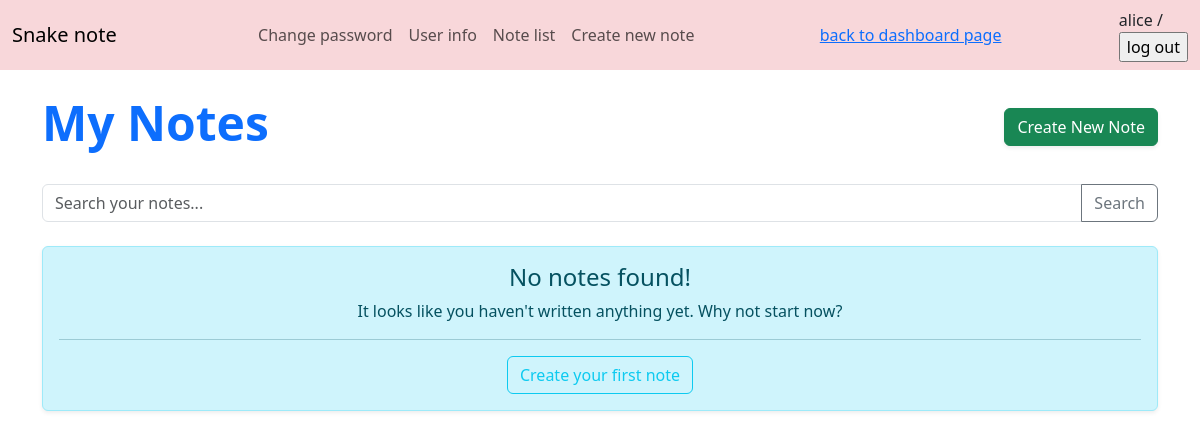
The app's page /notes/ (signed in), older data.
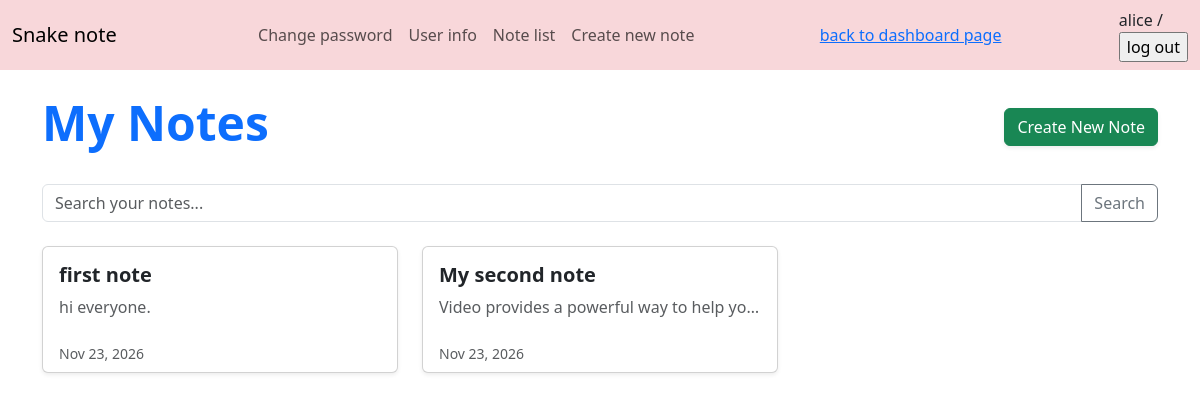
The same page, newer data.
### notes/models.py (models this page shows, shortened)
class Note(models.Model):
    owner = models.ForeignKey(
        settings.AUTH_USER_MODEL,
        on_delete=models.CASCADE,
        related_name='notes'
    )
    title = models.CharField(max_length=100)
    slug = models.SlugField(max_length=120)
    body = models.TextField(verbose_name='content')
    created_at = models.DateTimeField(auto_now_add=True)
    updated_at = models.DateTimeField(auto_now=True)
    category = models.ForeignKey(
        'Category',
        on_delete=models.PROTECT,
        related_name='notes')
    note_manager = NoteManager()
    class Meta:
        constraints = [
            models.UniqueConstraint(
                fields=['owner', 'slug'],
                name='unique_note_slug_per_owner')
        ]
    def get_absolute_url(self):
        return reverse('notes:note_detail', kwargs={'slug': self.slug})

### notes/views.py (the view)
# urls.py: path('', views.NoteListView.as_view(), name='note_list'),
class NoteListView(LoginRequiredMixin, ListView):
    model = Note
    context_object_name = 'notes'
    template_name = 'notes/list_notes.html'
    paginate_by = 2
    def get_queryset(self):
        return self.model.note_manager.for_user(self.request.user)

### notes/models.py (called while the page is built)
    def for_user(self, user):
        return self.filter(owner=user)

### notes/templates/notes/list_notes.html (shortened to what this page needs)
{% extends "accounts/dashboard.html" %}
{% block content %}
<div class="container mt-4">
    <div class="d-flex justify-content-between align-items-center mb-4">
        <h1 class="display-5 fw-bold text-primary">My Notes</h1>
        <a href="{% url 'notes:note_create' %}" class="btn btn-success shadow-sm">
             Create New Note
        </a>
    </div>
    <form method="GET" action="" class="mb-4">
        <div class="input-group">
            <input type="text" name="q" class="form-control" placeholder="Search your notes..." aria-label="Search">
            <button class="btn btn-outline-secondary" type="submit">Search</button>
        </div>
    </form>
    <div class="row">
        {% if notes %}
            {% for note in notes %}
                <div class="col-md-6 col-lg-4 mb-4">
                    <div class="card h-100 shadow-sm hover-shadow">
                        <div class="card-body">
                            <h5 class="card-title fw-bold text-dark">
                                <a href="{{ note.get_absolute_url }}" class="text-decoration-none text-dark">
                                    {{ note.title }}
                                </a>
                            </h5>
                            <p class="card-text text-muted text-truncate" style="max-height: 3rem;">
                                {{ note.body|striptags|truncatechars:100 }}
                            </p>
                        </div>
                        <div class="card-footer bg-transparent border-top-0 text-muted small">
                            {{ note.created_at|date:"M d, Y" }}
                        </div>
                    </div>
                </div>
            {% endfor %}
        {% else %}
            <div class="col-12">
                <div class="alert alert-info text-center shadow-sm" role="alert">
                    <h4 class="alert-heading">No notes found!</h4>
                    <p>It looks like you haven't written anything yet. Why not start now?</p>
                    <hr>
                    <a href="{% url 'notes:note_create' %}" class="btn btn-outline-info">Create your first note</a>
                </div>
            </div>
        {% endif %}
    </div>
</div>
{% endblock %}

### accounts/templates/accounts/dashboard.html (shortened to what this page needs)
{% load static %}
<!DOCTYPE html>
<html lang="en">
<head>
    <link rel="stylesheet" href="{% static 'css/bootstrap.css' %}">
</head>
<body>
    <nav class="navbar bg-danger-subtle d-flex flex-row">
        <div class="container-fluid">
            <span class="navbar-brand mb-0 h1">Snake note</span>
            <ul class="navbar-nav d-flex flex-row">
                <li class="nav-item mx-2">
                <a class="nav-link" aria-current="page" href="{% url 'accounts:password_change' %}">Change password</a>
                </li>
                <li class="nav-item mx-2">
                <a class="nav-link" aria-current="page" href="{% url 'accounts:edit' %}">User info</a>
                </li>
                <li class="nav-item mx-2">
                <a class="nav-link" aria-current="page" href="{% url 'notes:note_list' %}">Note list</a>
                </li>
                <li class="nav-item mx-2">
                <a class="nav-link" aria-current="page" href="{% url 'notes:note_create' %}">Create new note</a>
                </li>
            </ul>
            {% if request.user.is_authenticated %}
            {% if request.path != '/account/dashboard/' %}
            <a href="{% url 'accounts:dashboard' %}">back to dashboard page</a>
            {% endif %}
            <div>
                <span>{{ request.user.username }}</span> /
                <form action="{% url 'accounts:logout' %}" method="post">
                    <input type="submit" value="log out">
                </form>
            </div>
            {% endif %}
        </div>
    </nav>
    <main>
        {% block content %}
        {% endblock %}
    </main>
</body>
</html>

Row changes from the older to the newer data that the page shows:
added Note: title "first note", body "hi everyone.", created_at "Nov 23, 2026"
added Note: title "My second note", body "Video provides a powerful way to help yo…", created_at "Nov 23, 2026"
Text that changed along with them:
text no longer shown: "No notes found! It looks like you haven't written anything yet. Why not start now? Create your first note"
